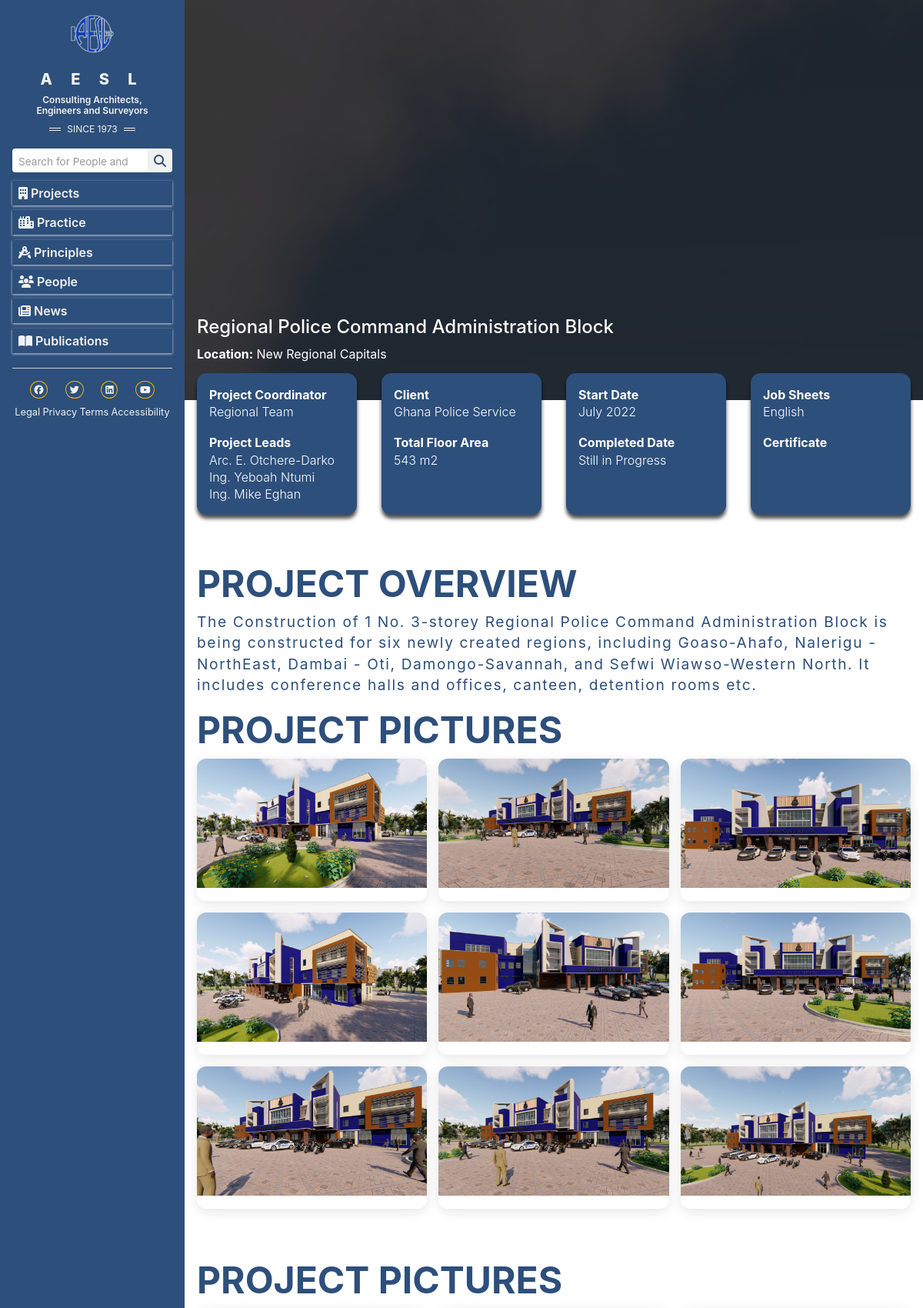
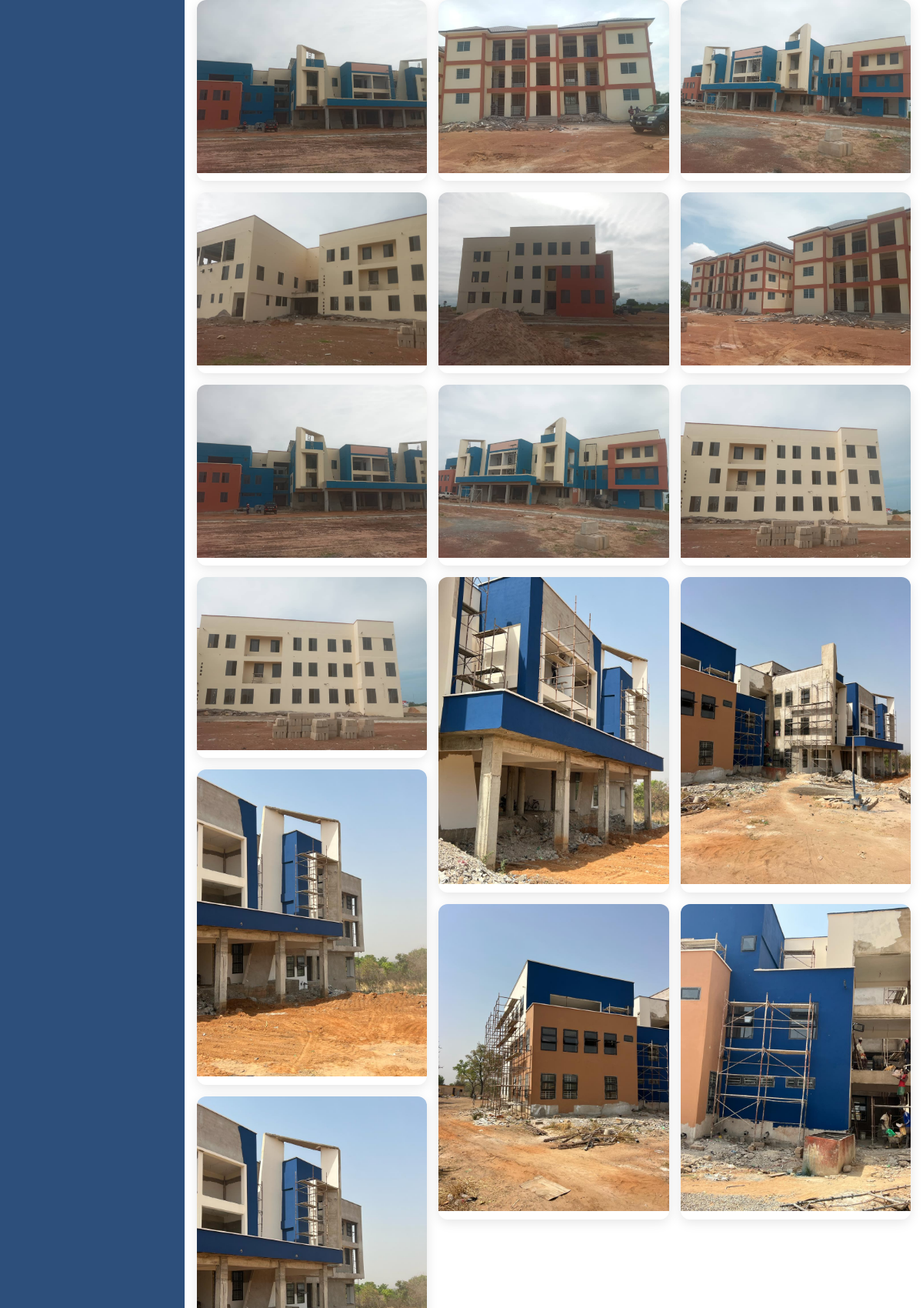
/project/1/ (upper part), run on the app's committed database (2 pictures, top to bottom).
### frontend/models.py (models this page shows, shortened)
class Project(models.Model):
    title = models.CharField(max_length=200)
    client = models.CharField(max_length=200)
    location = models.CharField(max_length=300, default="Accra")
    picture = models.ImageField(
        upload_to="projects/main_pictures/", blank=True, null=True
    )
    little_text_details = models.TextField()
    project_coordinator = models.CharField(max_length=150)
    project_leaders = models.ManyToManyField(ProjectLeader, related_name="projects")
    other_team_members = models.ManyToManyField(
        ProjectTeamMember, related_name="projects", blank=True
    )
    total_floor_area = models.CharField(max_length=100, help_text="e.g. 5,000 sqm")
    start_date = models.DateField()
    completed_date = models.DateField(blank=True, null=True)
    job_sheets = models.CharField(max_length=300, blank=True)
    certificate = models.CharField(max_length=300, blank=True)
    category = models.ForeignKey(
        ProjectCategory, on_delete=models.SET_NULL, null=True, related_name="projects"
    )
    created_at = models.DateTimeField(auto_now_add=True)

class ProjectLeader(models.Model):
    full_name = models.CharField(max_length=150)

class ProjectImage(models.Model):
    PROJECT_PICTURE = "project"
    CONSTRUCTION_PICTURE = "construction"
    IMAGE_TYPE_CHOICES = [
        (PROJECT_PICTURE, "Project Pictures"),
        (CONSTRUCTION_PICTURE, "Construction Pictures"),
    ]
    project = models.ForeignKey(
        Project, on_delete=models.CASCADE, related_name="gallery"
    )
    image = models.ImageField(upload_to="projects/gallery/")
    image_type = models.CharField(max_length=20, choices=IMAGE_TYPE_CHOICES)
    uploaded_at = models.DateTimeField(auto_now_add=True)

### frontend/views.py (the view)
# urls.py: path("project/<int:pk>/", ProjectDetailView.as_view(), name="project_detail"),
class ProjectDetailView(DetailView):
    model = Project
    template_name = "frontend/project_detail.html"
    context_object_name = "project"  # Default is 'object', but we can use 'project'
    def get_context_data(self, **kwargs):
        context = super().get_context_data(**kwargs)
        project = self.get_object()
        context["project_pictures"] = project.gallery.filter(image_type="project")
        context["construction_pictures"] = project.gallery.filter(
            image_type="construction"
        )
        context["title"] = "Projects"
        return context

### templates/frontend/project_detail.html (shortened to what this page needs)
{% extends 'base.html' %}
{% load static %}
{% block content %}
{% if project.picture %}
<section style="background-image: url('{{ project.picture.url }}')" class="projects__detail__parallax">
    <div class="projects__detail__overlay"></div>
    <div class="details__content">
      <h4>{{project.title}}</h4>
      <p><strong>Location:</strong> {{ project.location }}</p>
    </div>
  </section>
{% endif %}
<section class="details__cards">
  <div class="details__card">
    <div class="details__card-head">
      <p class="details__head">Project Coordinator</p>
      <p class="details__body">{{ project.project_coordinator }}</p>
    </div>
    <div class="details__card-body">
      <p class="details__head">Project Leads</p>
        {% for leader in project.project_leaders.all %}
          <p class="details__body">{{ leader.full_name }}</p>
        {% endfor %}
    </div>
  </div>
  <div class="details__card">
    <div class="details__card-head">
      <p class="details__head">Client</p>
      <p class="details__body">{{ project.client }}</p>
    </div>
    <div class="details__card-body">
      <p class="details__head">Total Floor Area</p>
      <p class="details__body">{{ project.total_floor_area }}</p>
    </div>
  </div>
  <div class="details__card">
    <div class="details__card-head">
      <p class="details__head">Start Date</p>
      <p class="details__body">{{ project.start_date|date:"F Y" }}</p>
    </div>
    <div class="details__card-body">
      <p class="details__head">Completed Date</p>
      {% if project.completed_date %}
        {{ project.completed_date|date:"F Y" }}
      {% else %}
        <span class="details__body">Still in Progress</span>
      {% endif %}
    </div>
  </div>
    <div class="details__card">
      <div class="details__card-head">
        {% if project.job_sheets %}
        <p class="details__head">Job Sheets</p>
        <p class="details__body">{{ project.job_sheets }}</p>
        {% endif %}
      </div>
      <div class="details__card-body">
        <p class="details__head">Certificate</p>
      </div>
    </div>
</section>
<section class="project__details-text">
  <h2>Project Overview</h2>
  <p>{{ project.little_text_details }}</p>
</section>
<section class="projects__details-gallery">
  <h2>Project Pictures</h2>
  <div class="projects__masonry-gallery">
    {% for img in project_pictures %}
    <div class="projects__image">
      <img src="{{ img.image.url }}" alt="Project Image">
    </div>
    {% empty %}
    <p>No project pictures available.</p>
    {% endfor %}
  </div>
</section>
<section class="projects__construction-gallery">
  <h2>Project Pictures</h2>
  <div class="projects__masonry-gallery">
    {% for img in construction_pictures %}
    <div class="projects__image">
      <img src="{{ img.image.url }}" alt="Project Image">
    </div>
    {% empty %}
    <p>No project pictures available.</p>
    {% endfor %}
  </div>
</section>
{% endblock content %}

### static/css/base.css (style rules this page uses)
*, *::before, *::after { margin: 0; padding: 0; box-sizing: border-box; }
:root { --primary-color: #2d4f7b; --secondary-color: #F4B400; --secondary-color-light: #F6BE2C; --text-color: #1a1a1a; --text-base-color: #f1f1f1; --background-color: #f5f5f5; --font-family: "Ubuntu", sans-serif; }
html { font-size: 16px; scroll-behavior: smooth; }
body { font-family: var(--font-family); line-height: 1.6; color: #1a1a1a; background-color: #f9f9f9; }
h1, h2, h3, h4, h5, h6 { font-weight: 600; margin-bottom: 1rem; }
img { max-width: 100%; display: block; }

### static/css/layout.css (style rules this page uses)
.projects__detail__parallax { position: relative; height: 65vh; background-position: bottom; background-size: cover; background-attachment: fixed; background-repeat: no-repeat; display: flex; flex-direction: column; justify-content: start; align-items: start; }
.projects__detail__overlay { position: absolute; inset: 0; background: rgba(0, 0, 0, 0.75) }
.details__content { position: absolute; color: white; padding: 1rem; bottom: 1rem; z-index: 2; }
.details__cards { display: grid; grid-template-columns: repeat(4, 1fr); gap: 2rem; position: relative; padding: 0.8rem 1rem; top: -3rem; z-index: 9; }
.details__card { border-radius: 0.8rem; background-color: var(--primary-color); color: #fff; padding: 1rem; box-shadow: 0 5px 5px rgba(0, 0, 0, 0.70); }
.details__card-head { margin-bottom: 1rem; }
.details__head { font-weight: 700; margin-bottom: -0.1rem; }
.details__card-body p:not(:first-of-type) { margin-bottom: -0.1rem; }
.details__body { font-weight: 300; }
.project__details-text, .projects__details-gallery, .projects__construction-gallery, .projects__detail-data { padding: 0 1rem; }
.project__details-text h2, .projects__details-gallery h2, .projects__construction-gallery h2, .projects__detail-data h2 { font-size: 3rem; text-transform: uppercase; color: var(--primary-color); font-weight: 700; }
.project__details-text p { letter-spacing: 0.1rem; line-height: 1.7rem; font-size: 1.2rem; color: var(--primary-color); }
.projects__details-gallery h2 { font-size: 3rem; }
.projects__masonry-gallery { display: grid; grid-template-columns: repeat(auto-fill, minmax(250px, 1fr)); grid-auto-rows: 10px; gap: 15px; }
.projects__image { border-radius: 12px; overflow: hidden; box-shadow: 0 4px 15px rgba(0, 0, 0, 0.1); transition: transform 0.3s, box-shadow 0.3s; display: grid; }
.projects__image img { width: 100%; height: auto; display: block; }
.projects__construction-gallery h2 { margin-top: 4rem; }

### data on the page
Project: picture (picture), title "Regional Police Command Administration Block", location "New Regional Capitals", project_coordinator "Regional Team", client "Ghana Police Service", total_floor_area "543 m2", start_date "July 2022", job_sheets "English", little_text_details "The Construction of 1 No. 3-storey Regional Police Command Administration Block is being constructed for six newly created regions, including Goaso-Ahafo, Nalerigu - NorthEast, Dambai - Oti, Damongo-Savannah, and Sefwi Wiawso-Western North. It includes conference halls and offices, canteen, detention rooms etc."
ProjectLeader: full_name "Arc. E. Otchere-Darko"
ProjectLeader: full_name "Ing. Yeboah Ntumi"
ProjectLeader: full_name "Ing. Mike Eghan"
ProjectImage: image (picture)
ProjectImage: image (picture)
ProjectImage: image (picture)
ProjectImage: image (picture)
ProjectImage: image (picture)
ProjectImage: image (picture)
ProjectImage: image (picture)
ProjectImage: image (picture)
ProjectImage: image (picture)
ProjectImage: image (picture)
ProjectImage: image (picture)
ProjectImage: image (picture)
ProjectImage: image (picture)
ProjectImage: image (picture)
ProjectImage: image (picture)
ProjectImage: image (picture)
ProjectImage: image (picture)
ProjectImage: image (picture)
ProjectImage: image (picture)
ProjectImage: image (picture)
ProjectImage: image (picture)
ProjectImage: image (picture)
ProjectImage: image (picture)
ProjectImage: image (picture)
ProjectImage: image (picture)
